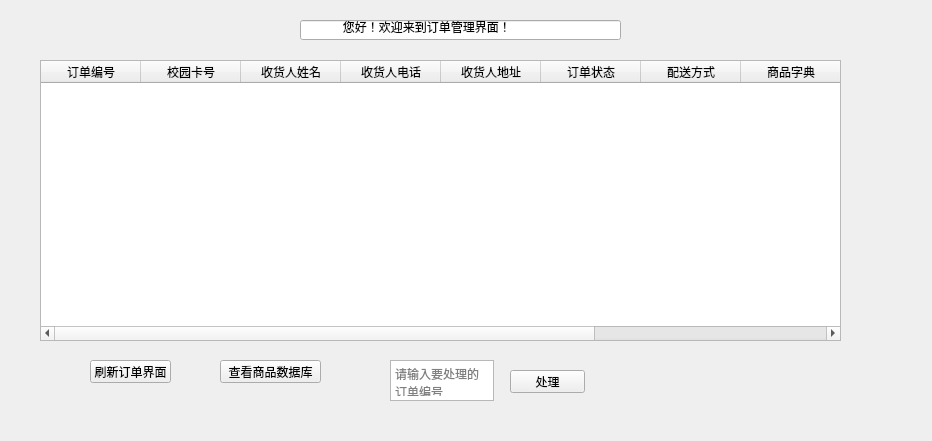
<?xml version="1.0" encoding="UTF-8"?>
<ui version="4.0">
 <class>Form</class>
 <widget class="QWidget" name="Form">
  <property name="geometry">
   <rect>
    <x>0</x>
    <y>0</y>
    <width>932</width>
    <height>441</height>
   </rect>
  </property>
  <property name="windowTitle">
   <string>Form</string>
  </property>
  <widget class="QLineEdit" name="lineEdit">
   <property name="geometry">
    <rect>
     <x>300</x>
     <y>20</y>
     <width>321</width>
     <height>20</height>
    </rect>
   </property>
   <property name="text">
    <string>            您好！欢迎来到订单管理界面！</string>
   </property>
  </widget>
  <widget class="QTableWidget" name="tableWidget">
   <property name="geometry">
    <rect>
     <x>40</x>
     <y>60</y>
     <width>801</width>
     <height>281</height>
    </rect>
   </property>
   <column>
    <property name="text">
     <string>订单编号</string>
    </property>
   </column>
   <column>
    <property name="text">
     <string>校园卡号</string>
    </property>
   </column>
   <column>
    <property name="text">
     <string>收货人姓名</string>
    </property>
   </column>
   <column>
    <property name="text">
     <string>收货人电话</string>
    </property>
   </column>
   <column>
    <property name="text">
     <string>收货人地址</string>
    </property>
   </column>
   <column>
    <property name="text">
     <string>订单状态</string>
    </property>
   </column>
   <column>
    <property name="text">
     <string>配送方式</string>
    </property>
   </column>
   <column>
    <property name="text">
     <string>商品字典</string>
    </property>
   </column>
   <column>
    <property name="text">
     <string>消费总金额</string>
    </property>
   </column>
   <column>
    <property name="text">
     <string>处理订单按钮</string>
    </property>
   </column>
  </widget>
  <widget class="QPushButton" name="pushButton_3">
   <property name="geometry">
    <rect>
     <x>90</x>
     <y>360</y>
     <width>81</width>
     <height>23</height>
    </rect>
   </property>
   <property name="text">
    <string>刷新订单界面</string>
   </property>
  </widget>
  <widget class="QPushButton" name="pushButton">
   <property name="geometry">
    <rect>
     <x>220</x>
     <y>360</y>
     <width>101</width>
     <height>23</height>
    </rect>
   </property>
   <property name="text">
    <string>查看商品数据库</string>
   </property>
  </widget>
  <widget class="QTextEdit" name="textEdit">
   <property name="geometry">
    <rect>
     <x>390</x>
     <y>360</y>
     <width>104</width>
     <height>41</height>
    </rect>
   </property>
   <property name="placeholderText">
    <string>请输入要处理的订单编号</string>
   </property>
  </widget>
  <widget class="QPushButton" name="pushButton_2">
   <property name="geometry">
    <rect>
     <x>510</x>
     <y>370</y>
     <width>75</width>
     <height>23</height>
    </rect>
   </property>
   <property name="text">
    <string>处理</string>
   </property>
  </widget>
 </widget>
 <resources/>
 <connections/>
</ui>
